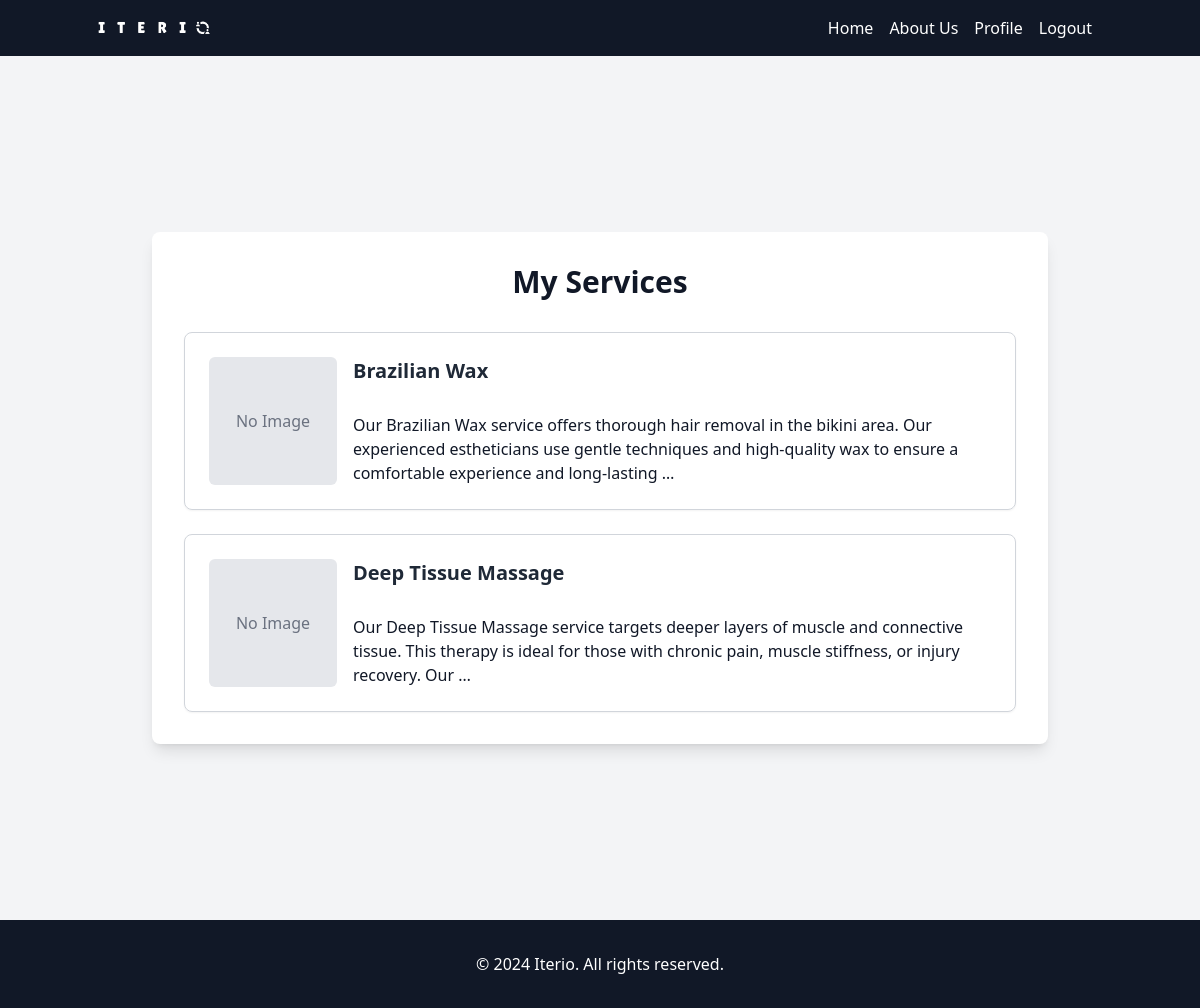
The app's page /my-services/ (signed in) with its own data.
### iterio_app/models.py (models this page shows, shortened)
class Service(models.Model):
    name = models.CharField(max_length=100)
    description = models.TextField()
    price_range = models.CharField(max_length=100, blank=True)
    category = models.ForeignKey(Category, on_delete=models.CASCADE, related_name='services', default=11)
    subcategory = models.ForeignKey(SubCategory, on_delete=models.CASCADE, related_name='services')
    cities = models.ManyToManyField(City, related_name='services')
    picture = models.ImageField(upload_to='service_pictures', blank=True, null=True)
    availability = models.TextField(blank=True)
    contact_info = models.TextField(blank=True)

### iterio_app/views.py (the view)
# urls.py: path('my-services/', views.my_services, name='my_services'),
def my_services(request):
    user = request.user
    service_provider = ServiceProvider.objects.get(user=user)
    services = service_provider.services.all()
    return render(request, 'iterio_app/my_services.html', {'services': services})

### iterio_app/templates/iterio_app/my_services.html (shortened to what this page needs)
{% extends 'main.html' %}
{% load static %}
{% load static tailwind_tags %}
{% block content %}
<div class="bg-gray-100 min-h-screen flex items-center justify-center py-12">
    <div class="max-w-4xl w-full bg-white p-8 rounded-lg shadow-lg">
        <h1 class="text-3xl font-bold text-gray-900 mb-8 text-center">My Services</h1>
        {% if services %}
            <div class="space-y-6">
                {% for service in services %}
                    <a href="{% url 'service_detail' service.pk %}" class="block border border-gray-300 p-6 rounded-lg shadow-sm hover:shadow-md transition-shadow duration-300">
                        <div class="flex items-start space-x-4">
                            <div class="w-32 h-32 flex-shrink-0">
                                {% if service.picture %}
                                    <img src="{{ service.picture.url }}" alt="{{ service.name }}" class="w-full h-full object-cover rounded-md">
                                {% else %}
                                    <div class="w-full h-full bg-gray-200 rounded-md flex items-center justify-center text-gray-500">No Image</div>
                                {% endif %}
                            </div>
                            <div class="flex-grow">
                                <h2 class="text-xl font-bold text-gray-800">{{ service.name }}</h2>
                                <p class="text-gray-600 mt-1">{{ service.description|safe|truncatewords_html:30  }}</p>
                            </div>
                        </div>
                    </a>
                {% endfor %}
            </div>
        {% else %}
            <p class="text-gray-600 text-center">You have not created any services yet.</p>
        {% endif %}
    </div>
</div>
{% endblock %}

### templates/main.html (style rules this page uses)
html, body { height: 100%; }
body { display: flex; flex-direction: column; }

### records on screen
Service: picture "No Image", name "Brazilian Wax", description "Our Brazilian Wax service offers thorough hair removal in the bikini area. Our experienced estheticians use gentle techniques and high-quality wax to ensure a comfortable experience and long-lasting …"
Service: picture "No Image", name "Deep Tissue Massage", description "Our Deep Tissue Massage service targets deeper layers of muscle and connective tissue. This therapy is ideal for those with chronic pain, muscle stiffness, or injury recovery. Our …"
